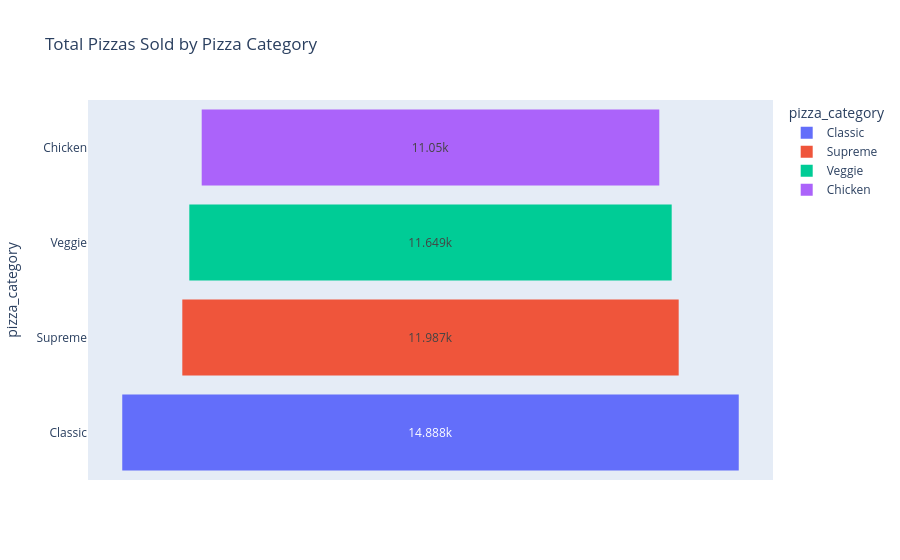

Write notebook code for a chart like this one.
### Code cell
#5.TOTAL PIZZA SOLD BY PIZZA CATEGORY:
# Option 1: Rename variable to category_sales
category_sales = df.groupby('pizza_category')['quantity'].sum().reset_index()

import plotly.express as px
fig = px.funnel(
    category_sales.sort_values(by='quantity', ascending=False),
    x='quantity',
    y='pizza_category',
    color='pizza_category',
    title='Total Pizzas Sold by Pizza Category'
)
plt.figure()
fig.show()

### Figure 1 — Plotly figure (JSON) as saved in the notebook; plotly's stock layout.template omitted (floating-point values rounded to 4 significant figures)
{"data": [{"hovertemplate": "pizza_category=%{y}<br>quantity=%{x}<extra></extra>", "legendgroup": "Classic", "marker": {"color": "#636efa"}, "name": "Classic", "orientation": "h", "showlegend": true, "type": "funnel", "x": [14888], "xaxis": "x", "y": ["Classic"], "yaxis": "y"}, {"hovertemplate": "pizza_category=%{y}<br>quantity=%{x}<extra></extra>", "legendgroup": "Supreme", "marker": {"color": "#EF553B"}, "name": "Supreme", "orientation": "h", "showlegend": true, "type": "funnel", "x": [11987], "xaxis": "x", "y": ["Supreme"], "yaxis": "y"}, {"hovertemplate": "pizza_category=%{y}<br>quantity=%{x}<extra></extra>", "legendgroup": "Veggie", "marker": {"color": "#00cc96"}, "name": "Veggie", "orientation": "h", "showlegend": true, "type": "funnel", "x": [11649], "xaxis": "x", "y": ["Veggie"], "yaxis": "y"}, {"hovertemplate": "pizza_category=%{y}<br>quantity=%{x}<extra></extra>", "legendgroup": "Chicken", "marker": {"color": "#ab63fa"}, "name": "Chicken", "orientation": "h", "showlegend": true, "type": "funnel", "x": [11050], "xaxis": "x", "y": ["Chicken"], "yaxis": "y"}], "layout": {"legend": {"title": {"text": "pizza_category"}, "tracegroupgap": 0}, "title": {"text": "Total Pizzas Sold by Pizza Category"}, "xaxis": {"anchor": "y", "domain": [0, 1], "title": {"text": "quantity"}}, "yaxis": {"anchor": "x", "categoryarray": ["Chicken", "Veggie", "Supreme", "Classic"], "categoryorder": "array", "domain": [0, 1], "title": {"text": "pizza_category"}}}}
